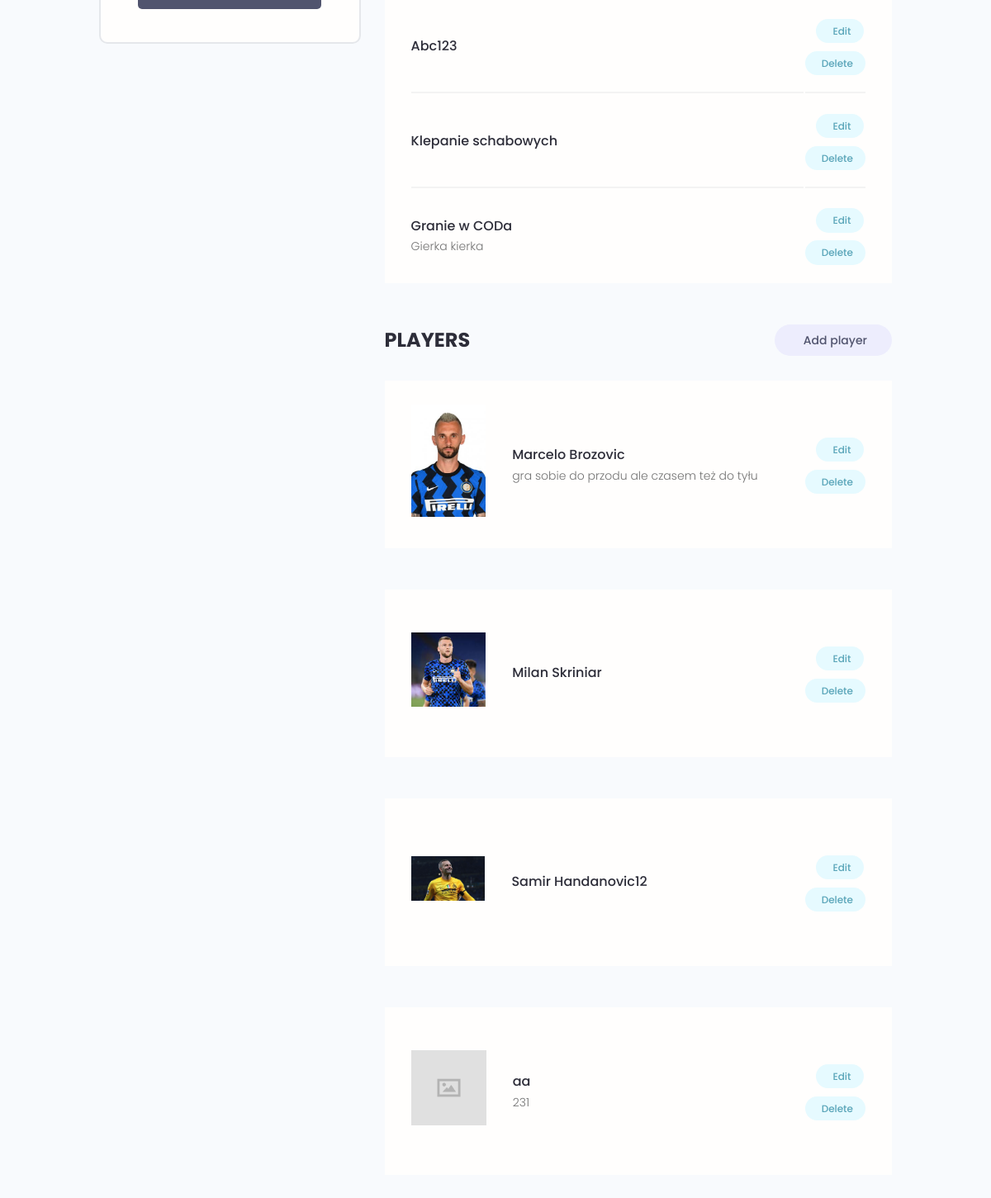
Before: /account/ (signed in, lower part) with the older database file.
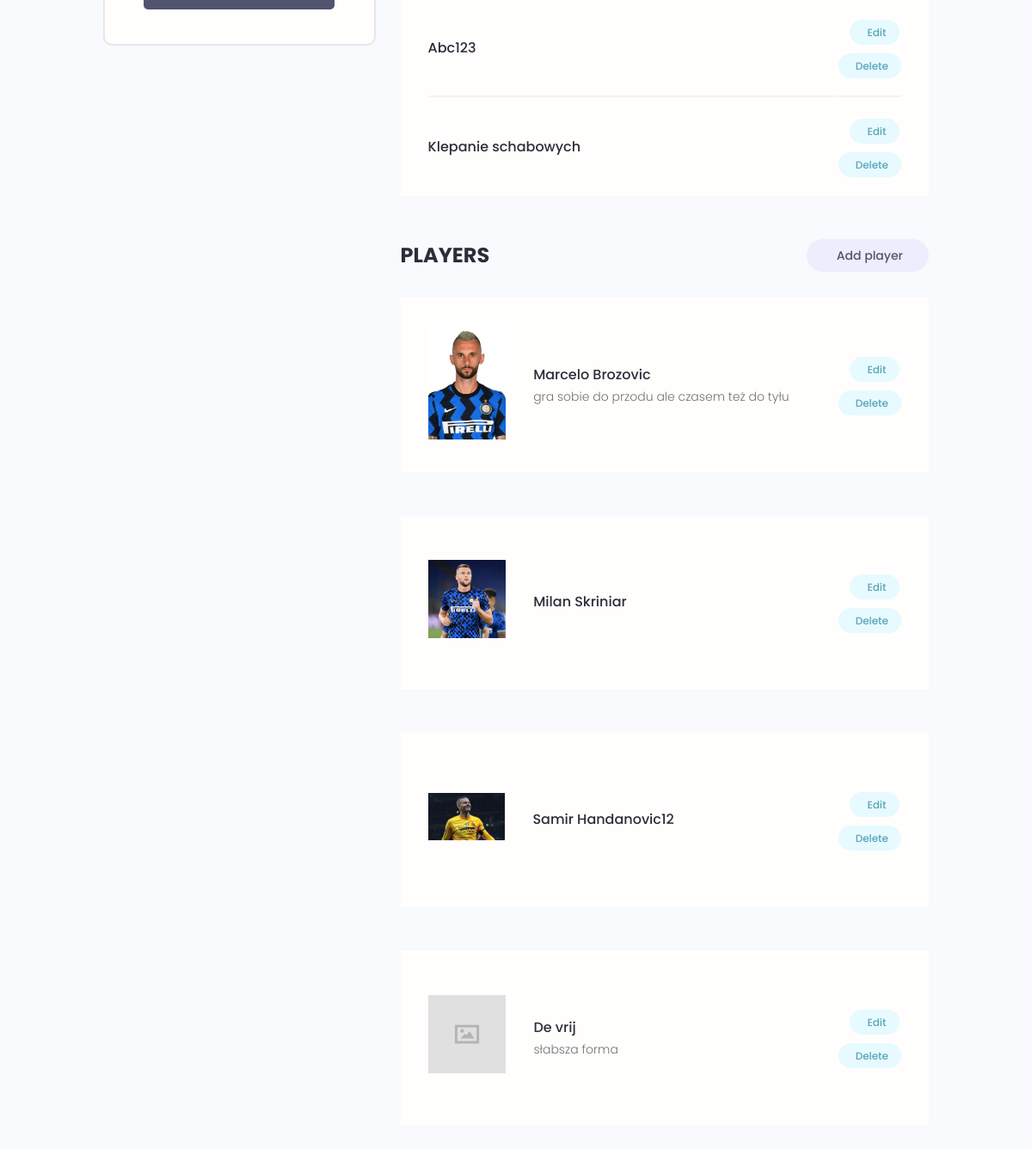
After: the same page with the newer database file.
### users/models.py (models this page shows, shortened)
class Skill(models.Model):
    owner = models.ForeignKey(Profile, on_delete=models.CASCADE, null=True, blank=True)
    name = models.CharField(max_length=200, blank=True, null=True)
    description = models.TextField(null=True, blank=True)
    created = models.DateTimeField(auto_now_add=True)
    id = models.UUIDField(
        default=uuid.uuid4, unique=True, primary_key=True, editable=False
    )

### first_project/models.py (models this page shows, shortened)
class Player(models.Model):
    owner = models.ForeignKey(Profile, null=True, blank=True, on_delete=models.SET_NULL)
    title = models.CharField(max_length=200)
    description = models.TextField(null=True, blank=True)
    featured_image = models.ImageField(null=True, blank=True, default="default.jpg")
    demo_link = models.CharField(max_length=2000, null=True, blank=True)
    source_link = models.CharField(max_length=2000, null=True, blank=True)
    tags = models.ManyToManyField("Tag", blank=True)
    vote_total = models.IntegerField(default=0, null=True, blank=True)
    vote_ratio = models.IntegerField(default=0, null=True, blank=True)
    created = models.DateTimeField(auto_now_add=True)
    id = models.UUIDField(
        default=uuid.uuid4, unique=True, primary_key=True, editable=False
    )

### users/views.py (the view)
# urls.py: path("account/", views.userAccount, name="account"),
@login_required(login_url="login")
def userAccount(request):
    profile = request.user.profile
    skills = profile.skill_set.all()
    players = profile.player_set.all()
    context = {"profile": profile, "skills": skills, "players": players}
    return render(request, "users/account.html", context)

### users/templates/users/account.html (shortened to what this page needs)
{% extends 'main.html' %}
{% block content %}
  <main class="settingsPage profile my-md">
    <div class="container">
      <div class="layout">
        <div class="column column--1of3">
          <div class="card text-center">
            <div class="card__body dev">
              <a href="#" class="btn btn--sub btn--lg">Send Message </a>
            </div>
          </div>
        </div>
        <div class="column column--2of3">
        <table class="settings__table">
          {% for skill in skills %}
          <tr>
            <td class="settings__tableInfo">
              <h4>{{skill.name}}</h4>
              <p>
                {{skill.description}}
              </p>
            </td>
            <td class="settings__tableActions">
              <a class="tag tag--pill tag--main settings__btn" href="{% url 'update-skill' skill.id %}"> Edit</a>
              <a class="tag tag--pill tag--main settings__btn" href="{% url 'delete-skill' skill.id %}?next=/account">
                Delete</a>
            </td>
          </tr>
          {% endfor %}
        </table>
          <div class="settings">
            <h3 class="settings__title">Players</h3>
            <a class="tag tag--pill tag--sub settings__btn tag--lg" href="{% url 'create-player' %}"> Add player</a>
          </div>
          {% for player in players %}
          <table class="settings__table">
            <tr>
              <td class="settings__thumbnail">
                <a href="{% url 'player' player.id%}"><img src="{{player.featured_image.url}}" alt="Project Thumbnail" /></a>
              </td>
              <td class="settings__tableInfo">
                <a href="{% url 'player' player.id%}">{{player.title}}</a>
                <p>{{player.description|slice:"150"}}
                </p>
              </td>
              <td class="settings__tableActions">
                <a class="tag tag--pill tag--main settings__btn" href="{% url 'update-player' player.id %}"> Edit</a>
                <a class="tag tag--pill tag--main settings__btn" href="{% url 'delete-player' player.id %}?next=/account">
                  Delete</a>
              </td>
            </tr>
            {% endfor %}
          </table>
        </div>
      </div>
    </div>
  </main>
{% endblock content %}

Changed rows visible on the page:
removed Skill: name "Granie w CODa", description "Gierka kierka"
removed Player: featured_image (placeholder picture), title "aa", description "231"
added Player: featured_image (placeholder picture), title "De vrij", description "słabsza forma"
